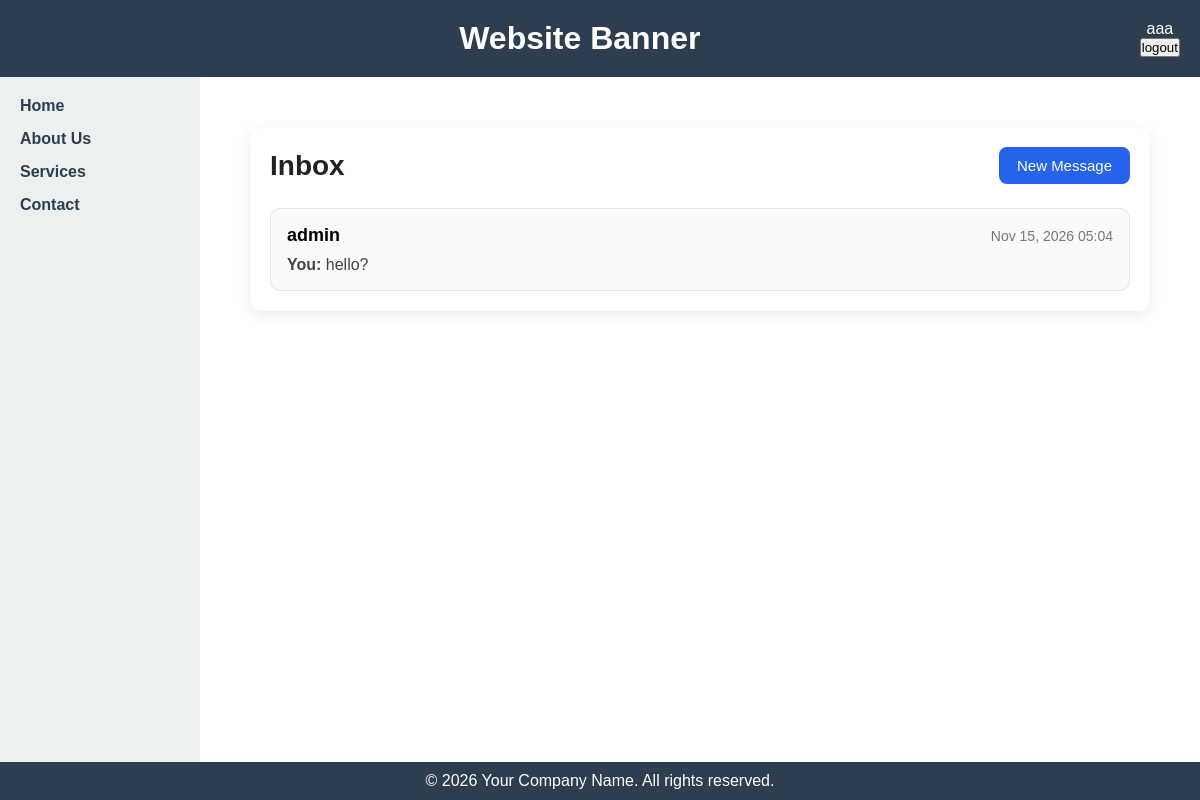
Screenshot of /inbox/ (signed in) with the database file from the repository.
### bookMng/models.py (models this page shows, shortened)
class MessageThread(models.Model):
    user1 = models.ForeignKey(
        settings.AUTH_USER_MODEL,
        on_delete=models.CASCADE,
        related_name="message_threads_as_user1",
    )
    user2 = models.ForeignKey(
        settings.AUTH_USER_MODEL,
        on_delete=models.CASCADE,
        related_name="message_threads_as_user2",
    )
    created_at = models.DateTimeField(auto_now_add=True)
    updated_at = models.DateTimeField(auto_now=True)
    class Meta:
        ordering = ["-updated_at"]
        constraints = [
            models.UniqueConstraint(
                fields=["user1", "user2"],
                name="unique_message_thread_pair",
            )
        ]
    def other_user(self, current_user):
        if current_user == self.user1:
            return self.user2
        return self.user1
    def latest_message(self):
        return self.messages.order_by("-created_at").first()
    def unread_count_for(self, user):
        return self.messages.filter(
            recipient=user,
            is_read=False,
        ).count()

class PrivateMessage(models.Model):
    thread = models.ForeignKey(
        MessageThread,
        on_delete=models.CASCADE,
        related_name="messages",
    )
    sender = models.ForeignKey(
        settings.AUTH_USER_MODEL,
        on_delete=models.CASCADE,
        related_name="sent_private_messages",
    )
    recipient = models.ForeignKey(
        settings.AUTH_USER_MODEL,
        on_delete=models.CASCADE,
        related_name="received_private_messages",
    )
    body = models.TextField()
    is_read = models.BooleanField(default=False)
    created_at = models.DateTimeField(auto_now_add=True)
    read_at = models.DateTimeField(null=True, blank=True)
    class Meta:
        ordering = ["created_at"]

### bookMng/views.py (the view)
# urls.py: path("inbox/", views.inbox, name="inbox"),
@login_required
@require_GET
def inbox(request: HttpRequest) -> HttpResponse:
    threads = (
        MessageThread.objects
        .filter(Q(user1=request.user) | Q(user2=request.user))
        .prefetch_related("messages", "user1", "user2")
        .order_by("-updated_at")
    )
    thread_data = []
    for thread in threads:
        other_user = thread.other_user(request.user)
        latest_message = thread.latest_message()
        unread_count = thread.unread_count_for(request.user)
        thread_data.append(
            {
                "thread": thread,
                "other_user": other_user,
                "latest_message": latest_message,
                "unread_count": unread_count,
            }
        )
    context = {
        "thread_data": thread_data,
    }
    return render(request, "bookMng/inbox.html", context)

### bookEx/templates/bookMng/inbox.html (shortened to what this page needs)
{% extends "base.html" %}
{% load static %}
{% block content %}
<div class="message-box-container">
    <div class="message-box-header">
        <h1>Inbox</h1>
        <a class="btn-primary" href="{% url 'compose_message' %}">New Message</a>
    </div>
    {% if thread_data %}
        <div class="thread-list">
            {% for item in thread_data %}
                <a class="thread-card" href="{% url 'thread_detail' item.thread.id %}">
                    <div class="thread-card-top">
                        <span class="thread-username">{{ item.other_user.username }}</span>
                        {% if item.latest_message %}
                            <span class="thread-time">{{ item.latest_message.created_at|date:"M d, Y H:i" }}</span>
                        {% endif %}
                    </div>
                    <div class="thread-card-body">
                        {% if item.latest_message %}
                            <p>
                                <strong>
                                    {% if item.latest_message.sender == request.user %}
                                        You:
                                    {% else %}
                                        {{ item.other_user.username }}:
                                    {% endif %}
                                </strong>
                                {{ item.latest_message.body|truncatechars:90 }}
                            </p>
                        {% else %}
                            <p>No messages yet.</p>
                        {% endif %}
                    </div>
                </a>
            {% endfor %}
        </div>
    {% else %}
        <div class="empty-state">
            <p>You have no conversations yet.</p>
            <a class="btn-primary" href="{% url 'compose_message' %}">Start a Conversation</a>
        </div>
    {% endif %}
</div>
{% endblock %}

### bookEx/templates/base.html (shortened to what this page needs)
{% load static %}
<!DOCTYPE html>
<html lang="en">
<head>
    <link href="{% static 'main.css' %}" rel="stylesheet" type="text/css">
    <link rel="stylesheet" href="{% static 'table_format.css' %}" type="text/css" />
    <link rel="stylesheet" href="{% static 'message_box.css' %}">
</head>
<body>
    <header class="banner">
        <span style="float: right;">
            {% if user.is_authenticated %}
               {{ user.username}}
               <form action="{% url 'logout' %}?next=/" method="post">
                   <button type="submit">logout</button>
               </form>
            {% else %}
               Not Logged in
               <a href="{% url 'login' %}?next=/">login</a>
            {% endif %}
        </span>
        <h1>Website Banner</h1>
    </header>
    <div class="container">
        <nav class="sidebar">
            <ul>
                {% block sidenav %}
                    <li><a href="/">Home</a></li>
                    <li><a href="{% url 'aboutus' %}">About Us</a></li>
                    <li><a href="#services">Services</a></li>
                    <li><a href="#contact">Contact</a></li>
                {% endblock sidenav %}
            </ul>
        </nav>
        <main class="content">
            {% block content %}{% endblock content %}
        </main>
    </div>
    <footer class="footer">
        <p>&copy; 2026 Your Company Name. All rights reserved.</p>
    </footer>
</body>
</html>

### bookEx/static/main.css (style rules this page uses)
* { margin: 0; padding: 0; box-sizing: border-box; }
body { font-family: Arial, sans-serif; min-height: 100vh; display: flex; flex-direction: column; }
.banner { background-color: #2c3e50; color: white; padding: 20px; text-align: center; }
.container { flex: 1; display: flex; }
.sidebar { width: 200px; background-color: #ecf0f1; padding: 20px; }
.sidebar ul { list-style: none; }
.sidebar li { margin-bottom: 15px; }
.sidebar a { text-decoration: none; color: #2c3e50; font-weight: bold; }
.content { flex: 1; padding: 20px; background-color: #ffffff; }
.footer { background-color: #2c3e50; color: white; text-align: center; padding: 10px; }

### bookEx/static/message_box.css (style rules this page uses)
.message-box-container { max-width: 900px; margin: 30px auto; padding: 20px; background: #ffffff; border-radius: 12px; box-shadow: 0 4px 14px rgba(0, 0, 0, 0.08); }
.message-box-header { display: flex; justify-content: space-between; align-items: center; gap: 16px; margin-bottom: 24px; flex-wrap: wrap; }
.message-box-header h1 { margin: 0; font-size: 28px; color: #222; }
.thread-list { display: grid; gap: 16px; }
.thread-card { display: block; text-decoration: none; color: inherit; padding: 16px; border: 1px solid #e5e5e5; border-radius: 10px; background: #fafafa; transition: transform 0.15s ease, box-shadow 0.15s ease; }
.thread-card-top { display: flex; justify-content: space-between; align-items: center; gap: 12px; margin-bottom: 10px; }
.thread-username { font-weight: 700; font-size: 18px; }
.thread-time { color: #777; font-size: 14px; }
.thread-card-body p { margin: 0; color: #444; }
.btn-primary, .btn-secondary { display: inline-block; width: fit-content; padding: 10px 18px; border: none; border-radius: 8px; cursor: pointer; font-size: 15px; text-decoration: none; }
.btn-primary { background: #2563eb; color: white; }

### rows the page displays
MessageThread: other_user.username "admin", latest_message.created_at "Nov 15, 2026 05:04", latest_message.body "hello?"

### other values shown
{{ user.username }} "aaa"
